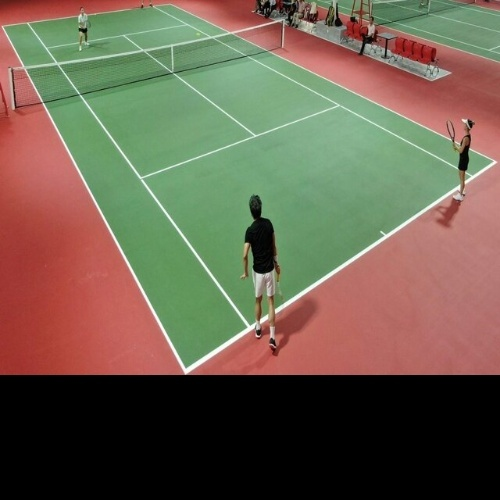
#> input picture datasets/images/train/tennis_court_16.JPG, 500 x 500 px
$ jupyter execute find_by_color.ipynb
#> lines starting #> are read from the running program, lines starting #| are printed output that depends on the picture; after the words box and inside, x2 and y2 are one past the last pixel; in counts of white or black regions, pixels touching at a corner belong together
[cell 1]
import cv2
import numpy as np
import matplotlib.pyplot as plt
import os

[cell 2]
link_img = './datasets/images/train/tennis_court_16.JPG'


img = cv2.imread(link_img)
#> img is the input picture: shape (500, 500, 3); mean B, G, R 78.1, 96.6, 108.6

img_rgb = cv2.cvtColor(img, cv2.COLOR_BGR2RGB)
img_gray = cv2.cvtColor(img, cv2.COLOR_BGR2GRAY)
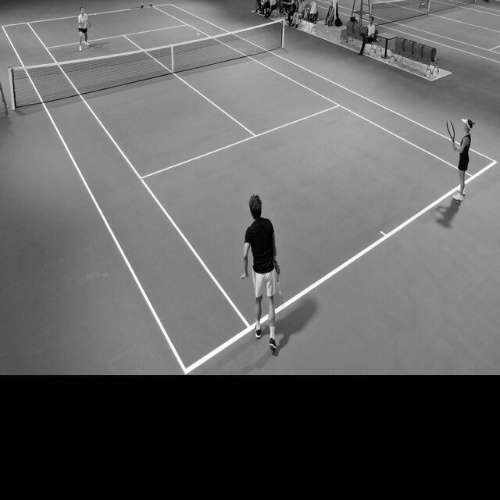
#> img_gray: shape (500, 500); min 0, max 255, mean 98.1
img_hsv = cv2.cvtColor(img, cv2.COLOR_BGR2HSV)
#> img_hsv: shape (500, 500, 3); mean H, S, V 25.5, 77.4, 125.3


lower_green = np.array([15, 10, 10])
upper_green = np.array([85, 255, 255])

mask_green = cv2.inRange(img_hsv, lower_green, upper_green)
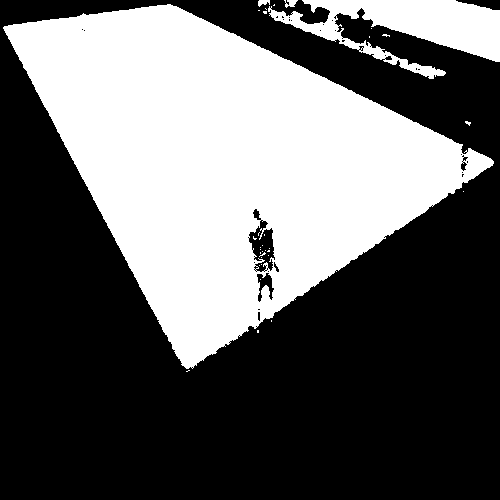
#> mask_green: shape (500, 500); 39% white; 33 white regions (29 under 20 px)
contours, _ = cv2.findContours(mask_green, cv2.RETR_EXTERNAL, cv2.CHAIN_APPROX_SIMPLE)
#> contours = 16 contours, 12 with area under 20; largest, box (x1, y1, x2, y2) and area: (3, 4, 494, 369) 89968, (268, 0, 500, 79) 7538, (284, 0, 298, 8) 44, (258, 0, 270, 7) 38


max_area = cv2.contourArea(contours[0])
#> max_area = 0
cnt_f = contours[0]
#> cnt_f = [[188, 370], [187, 371], [186, 371], [187, 371], [188, 370], [189, 370]]
for cnt in contours:
    if max_area < cv2.contourArea(cnt):
        max_area = cv2.contourArea(cnt)
        cnt_f = cnt
        x, y, w, h = cv2.boundingRect(cnt)
#> this loop made 16 passes
#> (max_area, x, y, w, h) on pass 13: (89967.5, 3, 4, 491, 365)
#> cnt on passes 3, 4, 6, 8, 10, 11: [[271, 320], [271, 321]], [[463, 191]], [[369, 36], [369, 37]], [[371, 28]], [[258, 10], [259, 10]], [[265, 8], [266, 9]]
#> after the loop, cnt_f = contour of 837 points, box (x1, y1, x2, y2) (3, 4, 494, 369), area 89968; h = 365; max_area = 89967.5; w = 491; x = 3; y = 4


cnt_f = np.squeeze(cnt_f)
#> cnt_f = 837 pairs, first value 3 to 493, second value 4 to 368
points = []


sorted_data = np.array(sorted(cnt_f, key=lambda x: (x[0])))
#> sorted_data has the same summary as cnt_f
sorted_data2 = np.array(sorted(cnt_f, key=lambda x: (x[1])))
#> sorted_data2 has the same summary as cnt_f


points.append(sorted_data[0])
points.append(sorted_data2[0])
points.append(sorted_data[-1])
points.append(sorted_data2[-1])

points = np.array(points)
#> points = [[3, 27], [167, 4], [493, 161], [192, 368]]


for i, pt in enumerate(points, start=1):
    cv2.circle(img_rgb, pt, 2, (0, 0, 255), 2)
    cv2.putText(img_rgb, f'{i}', pt, cv2.FONT_HERSHEY_SIMPLEX, 1, (0, 255, 0), 2)
    cv2.fillPoly(img_rgb, [points], (0, 0, 255))
#> this loop made 4 passes
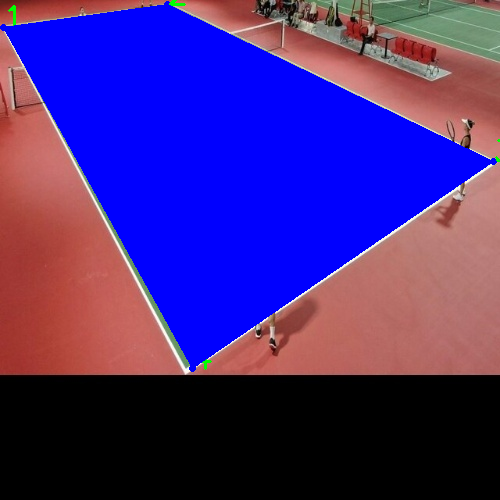
#> img_rgb: shape (500, 500, 3); mean R, G, B 68.5, 41.1, 127.5


# Show ouput

plt.figure(figsize=(18, 12))

plt.subplot(1, 3, 1)
plt.imshow(cv2.cvtColor(img, cv2.COLOR_BGR2RGB))

plt.subplot(1, 3, 2)
plt.imshow(cv2.cvtColor(mask_green, cv2.COLOR_BGR2RGB), cmap='gray')

plt.subplot(1, 3, 3)
plt.imshow(img_rgb, cmap='gray')

plt.show()
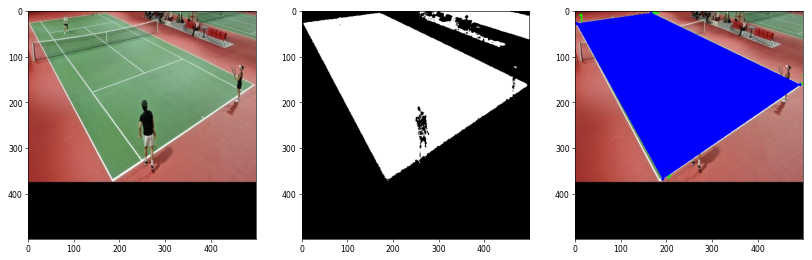
#> figure drawn by matplotlib, 3 panels

[cell 3]
import cv2
img_cp = img.copy()
height, width = 400, 260


out_point = [(0, 0), (width, 0), (width, height), (0, height)]
M = cv2.getPerspectiveTransform(np.float32(points), np.float32(out_point))
#> M = [[1.48, -0.821, 17.71], [0.655, 4.67, -128.1], [-0.000178, 0.00904, 1]]
img_warp = cv2.warpPerspective(img, M, (width, height))
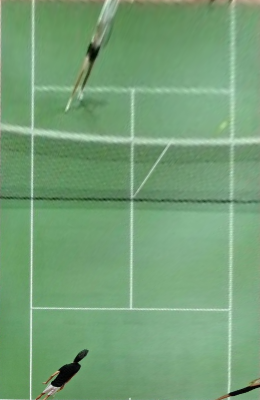
#> img_warp: shape (400, 260, 3); mean B, G, R 118.4, 159.7, 116.3

cv2.imshow("Image_BEV", img_warp)

def click_event(event, x, y, flags, param):
    if event == cv2.EVENT_LBUTTONDOWN:
        print(f"Click chuột trái tại: ({x}, {y})")

        point_in_image = np.array([x, y, 1])
        point_in_bev = np.dot(M, point_in_image)
        x_bev = point_in_bev[0] / point_in_bev[2]
        y_bev = point_in_bev[1] / point_in_bev[2]
        cv2.circle(img_warp, (int(x_bev), int(y_bev)), 4, (0, 255, 0), cv2.FILLED)

        cv2.circle(img_cp, (x, y), 4, (0, 255, 0), cv2.FILLED)
        cv2.imshow("Image", img_cp)
        cv2.imshow("Image_BEV", img_warp)

cv2.imshow("Image", img)
cv2.setMouseCallback("Image", click_event)


cv2.waitKey(0)
cv2.destroyAllWindows()

$ run again, with datasets/images/train/tennis_court_10.JPG copied over datasets/images/train/tennis_court_16.JPG
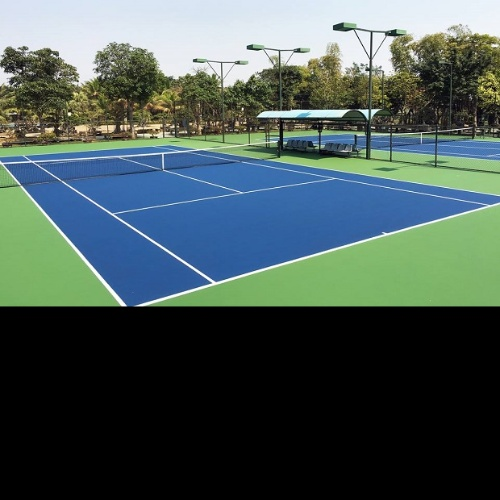
#> input picture datasets/images/train/tennis_court_10.JPG, 500 x 500 px
#> img is the input picture: shape (500, 500, 3); mean B, G, R 85.3, 88, 71.5
#> img_hsv: shape (500, 500, 3); mean H, S, V 46.6, 63.7, 99.9
#> `mask_green = cv2.inRange(img_hsv, lower_green, upper_green)`:
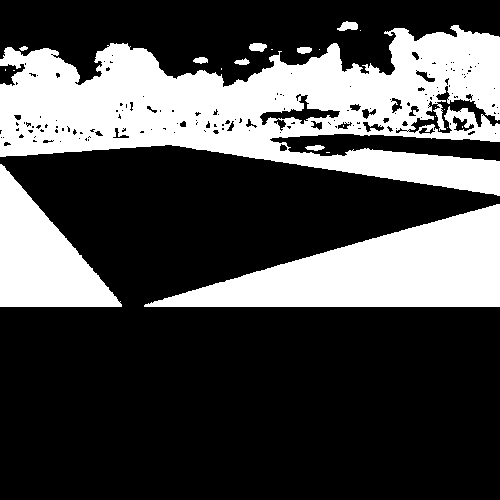
#> mask_green: shape (500, 500); 30% white; 23 white regions (13 under 20 px)
#> contours = 21 contours, 12 with area under 20; largest, box (x1, y1, x2, y2) and area: (0, 25, 500, 196) 47370, (144, 204, 500, 307) 18704, (0, 164, 122, 307) 8865, (337, 21, 358, 31) 116, (249, 43, 267, 52) 103
#> `max_area = cv2.contourArea(contours[0])`: max_area = 18703.5
#> `cnt_f = contours[0]`: cnt_f = contour of 201 points, box (x1, y1, x2, y2) (144, 204, 500, 307), area 18704
#> the loop `for cnt in contours:` made 21 passes
#> (max_area, x, y, w, h) on pass 20: (47370, 0, 25, 500, 171)
#> after the loop `for cnt in contours:`: cnt_f = contour of 1095 points, box (x1, y1, x2, y2) (0, 25, 500, 196), area 47370; h = 171; max_area = 47370; w = 500; x = 0; y = 25
#> `cnt_f = np.squeeze(cnt_f)`: cnt_f = 1095 pairs, first value 0 to 499, second value 25 to 195
#> sorted_data has the same summary as cnt_f
#> sorted_data2 has the same summary as cnt_f
#> points = [[0, 59], [453, 25], [499, 37], [499, 195]]
#> the loop `for i, pt in enumerate(points, start=1):` made 4 passes
#> M = [[0.0641, -0.235, 13.88], [0.278, 3.7, -218.4], [-0.0024, 0.00925, 1]]
#> `img_warp = cv2.warpPerspective(img, M, (width, height))`:
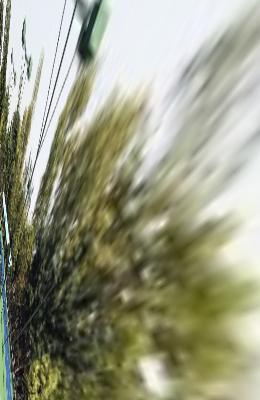
#> img_warp: shape (400, 260, 3); mean B, G, R 131.8, 154.6, 152.9
